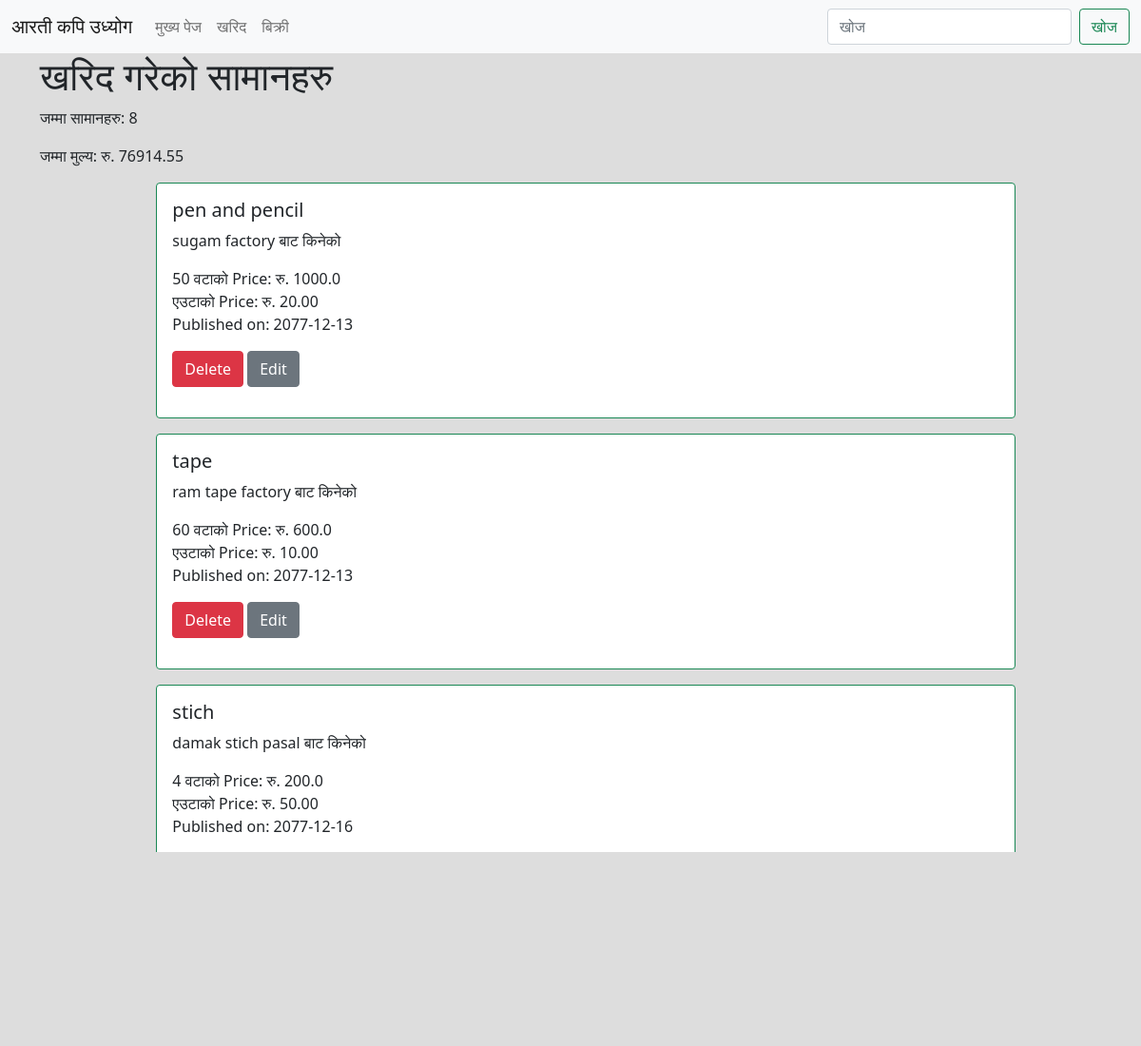
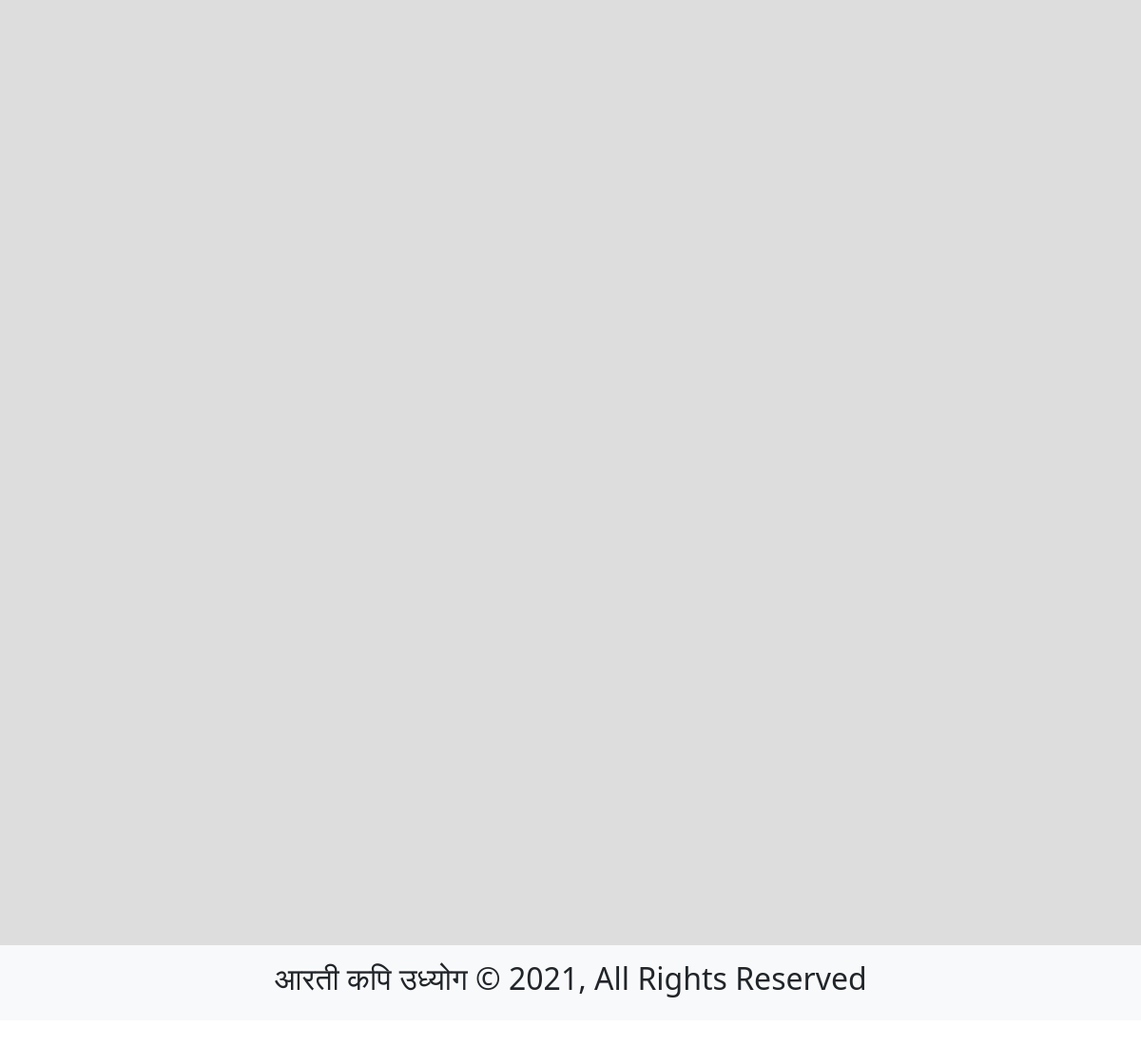
/purchases/list/, run on the app's committed database (2 pictures, top to bottom).
### purchases/models.py (models this page shows, shortened)
class Purchases(models.Model):
    product_name = models.CharField(max_length=255, blank=False, null=True)
    price = models.DecimalField(
        decimal_places=4, max_digits=255, blank=False, null=True)
    quantity = models.CharField(max_length=255, blank=False, null=True)
    slug = models.SlugField(max_length=255, blank=False,
                            null=False, unique=True)
    bought_from = models.CharField(max_length=255, blank=False, null=True)
    date = models.DateField(auto_now=False, blank=True, null=True)
    objects = PurchasesManager()
    def actual_price(self, *args, **kwargs):
        actual_price = float(self.price) * float(self.quantity)
        return actual_price

### purchases/views.py (the view)
# urls.py: path('list/', purchases_list),
def purchases_list(request):
    purchases = Purchases.objects.all()
    def total_price():
        price = 0
        for purchase in purchases:
            price += float(purchase.actual_price())
        return price
    more = 0
    def load_and_more():
        purchases2 = purchases[:2]
        for purchase in purchases2:
            print(purchase.id, purchase.product_name)
    load_and_more()
    context = {
        "purchases": purchases,
        "total_price": total_price(),
    }
    template_name = "purchases_list.html"
    return render(request, template_name, context)

### purchases/models.py (called while the page is built)
    def get_queryset(self):
        return PurchasesQuerySet(self.model, using=self._db)

### purchases/templates/purchases_list.html (shortened to what this page needs)
{% extends 'base.html' %}
{% block content %}
<div id="purchases_list" class="sufficient_content_height">
<div class="container">
        <h1>खरिद गरेको सामानहरु </h1>
        <p>जम्मा सामानहरु: {{purchases.count}}</p>
        <p>जम्मा  मुल्य: रु. {{total_price}}</p>
        <ul id="purchase_list_container" style="height: 44rem; overflow-y: scroll">
            {% for purchase in purchases %}
            {% include 'list_inline_purchase.html' with purchase=purchase detail=True publish_date=purchase.date %}
            {% endfor %}
        </ul>
    </div>
</div>
{% endblock %}
{% block scripts %}
{% load static %}
{% endblock %}

### purchases/templates/list_inline_purchase.html (shortened to what this page needs)
{% if publish_date %}
<div class="col-12 col-md-10 mb-3 mx-auto">
    <div class="card {% if not blog_post.publish_date %} border border-success {% endif %}">
        <div class="card-body">
            <h5 class="card-title">{{ purchase.product_name }}</h5>
            <p class="card-text">
               {{purchase.bought_from}} बाट किनेको
               <div>
                   {{purchase.quantity}} वटाको
                   Price: रु.
                   {{purchase.actual_price}}
                   <br>
                   एउटाको Price: रु. {{purchase.price | floatformat:2}}
               </div>
                 <p>Published on: {{ publish_date | date:"Y-m-d" }}</p>
               <a href="/purchases/delete/{{purchase.slug}}" class="btn btn-danger">Delete</a>
               <a href="/purchases/edit/{{purchase.slug}}" class="btn btn-secondary">Edit</a>
            </p>
        </div>
    </div>
</div>
    {% endif %}

### staticfiles/base/base.css (style rules this page uses)
* { margin: 0; padding: 0; -webkit-box-sizing: border-box; box-sizing: border-box; }
.sufficient_content_height { min-height: 85vh; display: -webkit-box; display: -ms-flexbox; display: flex; -webkit-box-pack: center; -ms-flex-pack: center; justify-content: center; background: #ddd; }

### data on the page
Purchases: product_name "pen and pencil", bought_from "sugam factory", quantity "50", actual_price "1000.0", price "20.00", date "2077-12-13"
Purchases: product_name "tape", bought_from "ram tape factory", quantity "60", actual_price "600.0", price "10.00", date "2077-12-13"
Purchases: product_name "stich", bought_from "damak stich pasal", quantity "4", actual_price "200.0", price "50.00", date "2077-12-16"

### other printed values
{{ purchases.count }} "8"
{{ total_price }} "76914.55"
